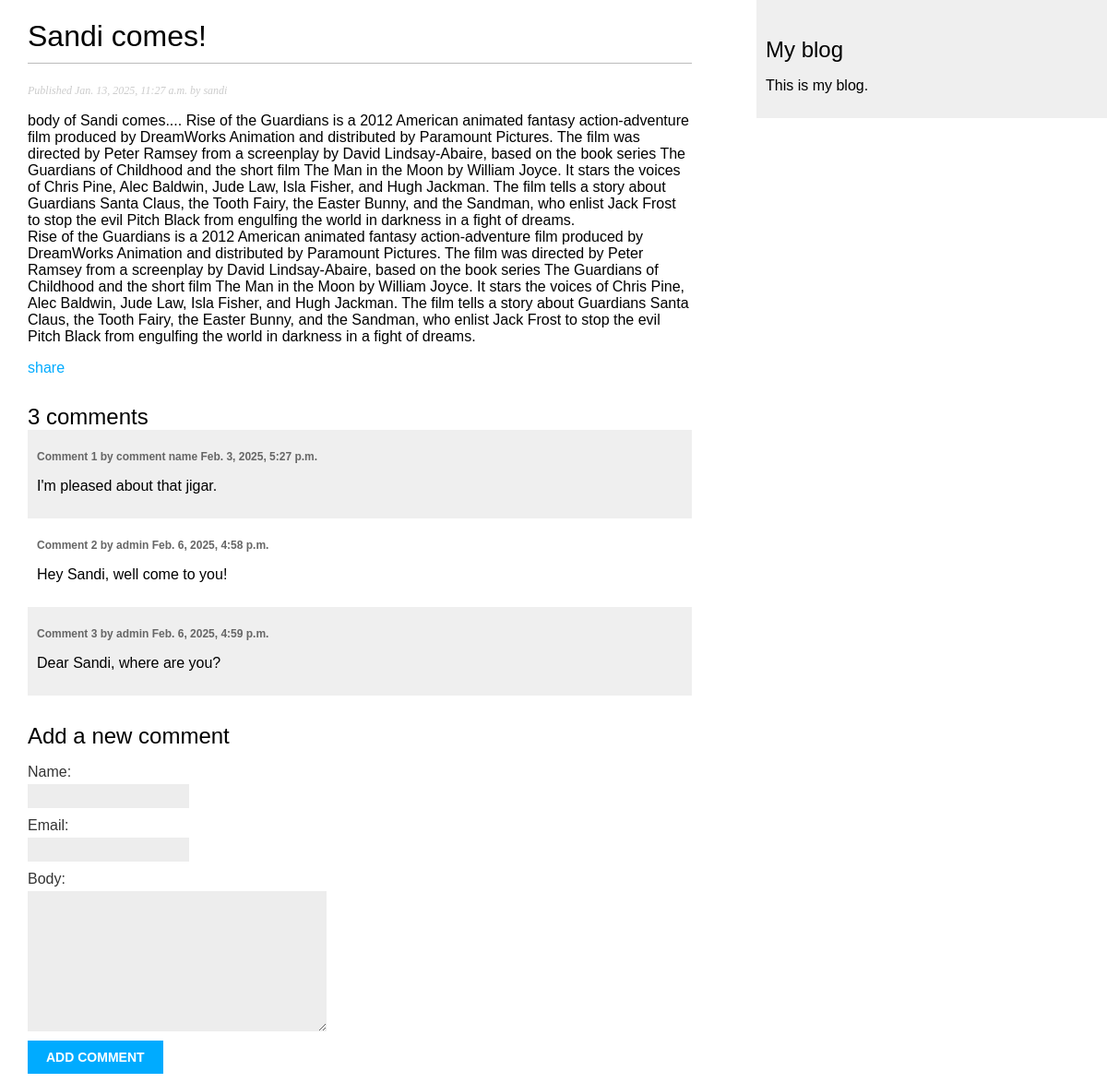
Page /blog/2025/1/13/sandy-comes/ on the earlier database version.
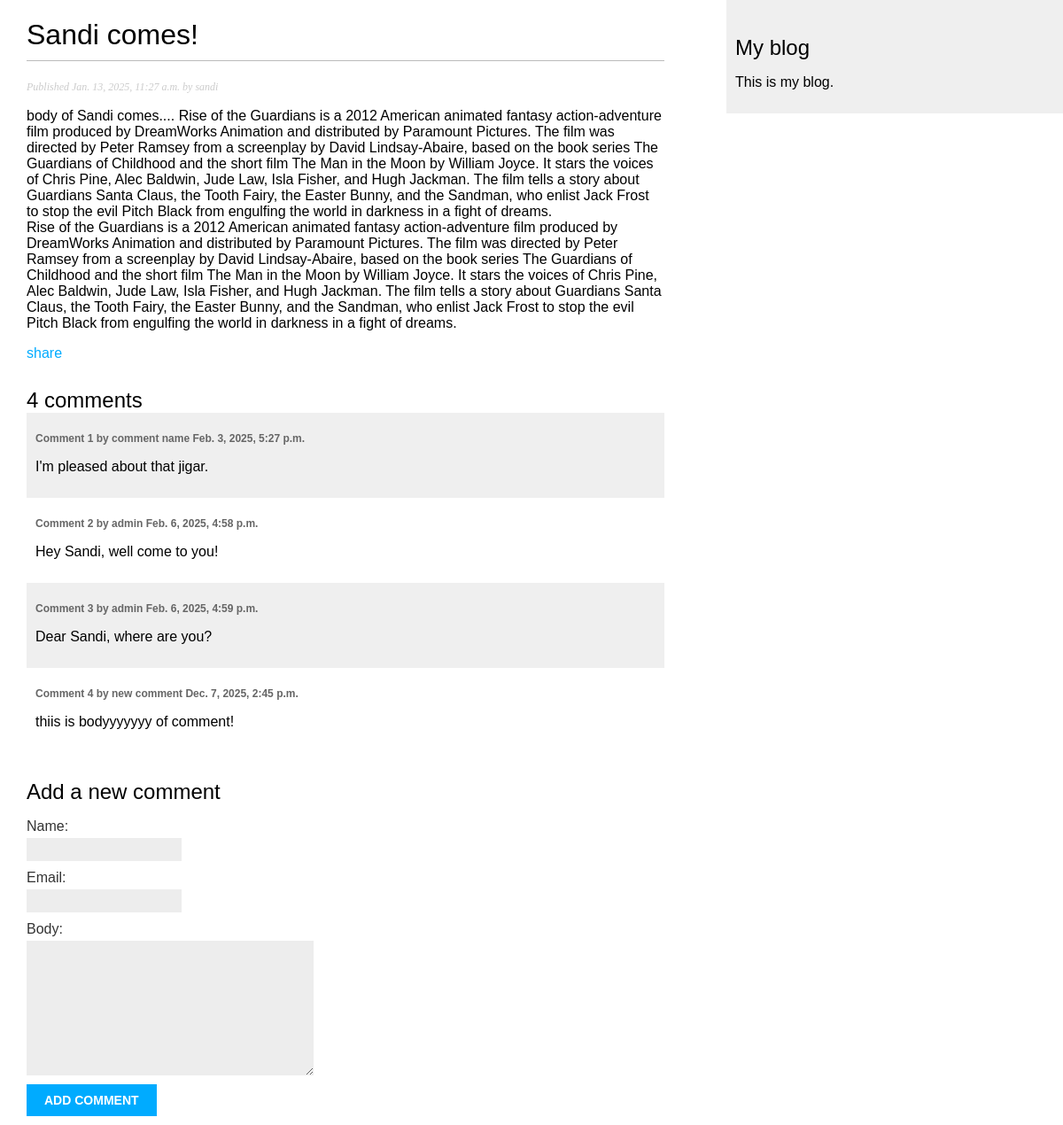
Same page on the later database version.
### blog/models.py (models this page shows, shortened)
class Comment(models.Model):
    post = models.ForeignKey(Post, on_delete=models.CASCADE, related_name='comments')
    name = models.CharField(max_length=80)
    email = models.EmailField()
    body = models.TextField()
    created = models.DateTimeField(auto_now_add=True)
    updated = models.DateTimeField(auto_now=True)
    active = models.BooleanField(default=True)
    class Meta:
        ordering = ['created']
        indexes = [
            models.Index(fields=['created']),
        ]

### blog/views.py (the view)
# urls.py: path('<int:year>/<int:month>/<int:day>/<slug:post>/', views.post_detail, name='post_detail'),
def post_detail(request, year, month, day, post):
    post_data = get_object_or_404(Post, status=Post.Status.PUBLISHED,
                            slug=post,
                            publish__year=year,
                            publish__month=month,
                            publish__day=day)
    comments = post_data.comments.filter(active=True)
    form = CommentForm()
    return render(request, 'blog/post/detail.html', {'post':post_data, 'comments':comments, 'form':form})

### blog/forms.py
class CommentForm(forms.ModelForm):
    class Meta:
        model = Comment
        fields = ['name', 'email', 'body']

### blog/templates/blog/post/detail.html (shortened to what this page needs)
{% extends "blog/base.html" %}
{% block content %}
    <h1>{{ post.title }}</h1>
    <p class="date">
        Published {{ post.publish }} by {{ post.author }}
    </p>
    {{ post.body|linebreaks }}
    <p>
        <a href="{% url "blog:post_share" post.id %}"> share </a>
    </p>
    {% with comments.count as total_comments %}
        <h2>
            {{ total_comments }} comment{{ total_comments|pluralize }}
        </h2>
    {% endwith %}
    {% for comment in comments %}
        <div class="comment">
            <p class="info">
                Comment {{ forloop.counter }} by {{ comment.name }}
                {{ comment.created }}
            </p>
            {{ comment.body|linebreaks }}
        </div>
    {% empty %}
        <p>There are no comments.</p>
    {% endfor %}
    {% include "blog/post/includes/comment_form.html" %}
{% endblock %}

Differences in the rows shown:
added Comment: name "new comment", created "Dec. 7, 2025, 2:45 p.m.", body "thiis is bodyyyyyyy of comment!"
Other differences:
{{ total_comments }}: "3" → "4"
